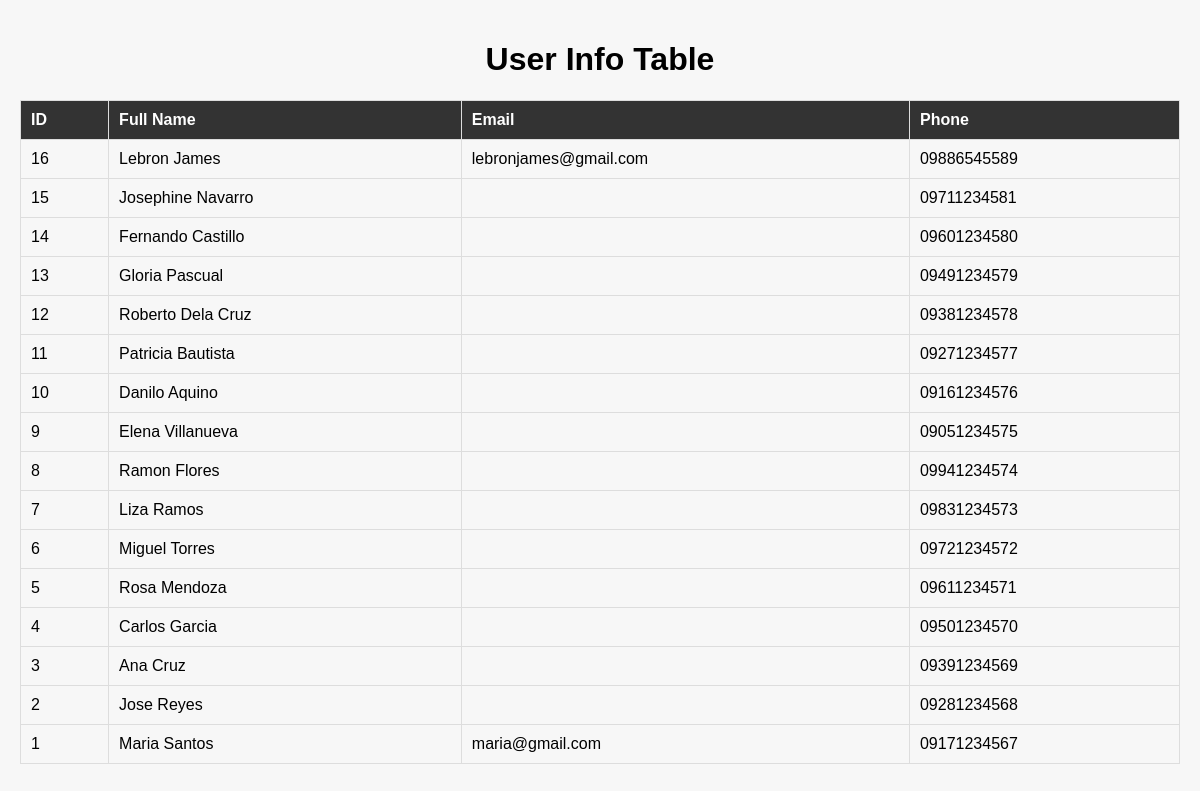
Page /AdminPanel/sidebar/user.php on the committed database.
### tables this page shows
CREATE TABLE `customer` (
  `CustomerID` int(11) NOT NULL,
  `FirstName` varchar(50) NOT NULL,
  `LastName` varchar(50) NOT NULL,
  `Email` varchar(100) DEFAULT NULL,
  `Password` varchar(255) DEFAULT NULL,
  `LastLoginDate` datetime DEFAULT NULL,
  `FeedbackCount` int(5) NOT NULL DEFAULT 0,
  `ContactNumber` varchar(20) DEFAULT NULL,
  `Address` varchar(255) DEFAULT NULL,
  `CustomerType` enum('Walk-in','Reservation') DEFAULT 'Walk-in',
  `CustomerTag` varchar(50) NOT NULL DEFAULT 'New Customer',
  `TotalOrdersCount` int(10) NOT NULL DEFAULT 0,
  `LastTransactionDate` datetime DEFAULT NULL,
  `ReservationCount` int(10) NOT NULL DEFAULT 0,
  `CreatedDate` datetime NOT NULL DEFAULT current_timestamp(),
  `SatisfactionRating` decimal(3,2) NOT NULL DEFAULT 0.00,
  `LastReservationDate` date DEFAULT NULL
);

### AdminPanel/sidebar/user.php (the view, shortened to what this page needs)
<?php
require_once 'db_connection.php';
?>
<!DOCTYPE html>
<html lang="en">
<head>
    <link rel="stylesheet" href="../CSS/userDesign.css">
</head>
<body>
    <h1>User Info Table</h1>
    <table>
        <thead>
            <tr>
                <th>ID</th>
                <th>Full Name</th>
                <th>Email</th>
                <th>Phone</th>
            </tr>
        </thead>
        <tbody>
            <?php
            $result = $conn->query("SELECT * FROM customer ORDER BY CustomerID DESC");
            if ($result && $result->num_rows > 0) {
                while ($row = $result->fetch_assoc()) {
                    $fullName = $row['FirstName'] . ' ' . $row['LastName'];
                    echo "<tr>
                            <td>{$row['CustomerID']}</td>
                            <td>{$fullName}</td>
                            <td>{$row['Email']}</td>
                            <td>{$row['ContactNumber']}</td>
                          </tr>";
                }
            } else {
                echo "<tr><td colspan='4'>No customers found.</td></tr>";
            }
            ?>
        </tbody>
    </table>
</body>
</html>

### AdminPanel/CSS/userDesign.css (style rules this page uses)
body { font-family: Arial, sans-serif; margin: 0; padding: 20px; background-color: #f7f7f7; }
h1 { text-align: center; }
table { width: 100%; border-collapse: collapse; margin-top: 20px; }
table th, table td { border: 1px solid #ddd; padding: 10px; text-align: left; }
table th { background-color: #333; color: white; }

### rows in the picture
customer: CustomerID "16", fullName "Lebron James", Email "lebronjames@gmail.com", ContactNumber "09886545589"
customer: CustomerID "15", fullName "Josephine Navarro", ContactNumber "09711234581"
customer: CustomerID "14", fullName "Fernando Castillo", ContactNumber "09601234580"
customer: CustomerID "13", fullName "Gloria Pascual", ContactNumber "09491234579"
customer: CustomerID "12", fullName "Roberto Dela Cruz", ContactNumber "09381234578"
customer: CustomerID "11", fullName "Patricia Bautista", ContactNumber "09271234577"
customer: CustomerID "10", fullName "Danilo Aquino", ContactNumber "09161234576"
customer: CustomerID "9", fullName "Elena Villanueva", ContactNumber "09051234575"
customer: CustomerID "8", fullName "Ramon Flores", ContactNumber "09941234574"
customer: CustomerID "7", fullName "Liza Ramos", ContactNumber "09831234573"
customer: CustomerID "6", fullName "Miguel Torres", ContactNumber "09721234572"
customer: CustomerID "5", fullName "Rosa Mendoza", ContactNumber "09611234571"
customer: CustomerID "4", fullName "Carlos Garcia", ContactNumber "09501234570"
customer: CustomerID "3", fullName "Ana Cruz", ContactNumber "09391234569"
customer: CustomerID "2", fullName "Jose Reyes", ContactNumber "09281234568"
customer: CustomerID "1", fullName "Maria Santos", Email "maria@gmail.com", ContactNumber "09171234567"
